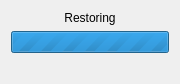
<?xml version="1.0" encoding="UTF-8"?>
<ui version="4.0">
<comment>
 * Released as open source by Gabriel Caudrelier
 *
 * Developed by Gabriel Caudrelier, gabriel dot caudrelier at gmail dot com
 *
 * https://github.com/metrodango/pip3line
 *
 * Released under BSD 3-Clause see LICENSE for more information
</comment>
 <class>StateDialog</class>
 <widget class="QDialog" name="StateDialog">
  <property name="geometry">
   <rect>
    <x>0</x>
    <y>0</y>
    <width>180</width>
    <height>48</height>
   </rect>
  </property>
  <property name="windowTitle">
   <string>State management</string>
  </property>
  <layout class="QVBoxLayout" name="verticalLayout">
   <item>
    <widget class="QLabel" name="label">
     <property name="text">
      <string>Restoring</string>
     </property>
     <property name="alignment">
      <set>Qt::AlignCenter</set>
     </property>
    </widget>
   </item>
   <item>
    <widget class="QProgressBar" name="progressBar">
     <property name="maximum">
      <number>0</number>
     </property>
     <property name="value">
      <number>-1</number>
     </property>
    </widget>
   </item>
   <item>
    <widget class="QLabel" name="logLabel">
     <property name="text">
      <string/>
     </property>
    </widget>
   </item>
  </layout>
 </widget>
 <resources/>
 <connections/>
</ui>
